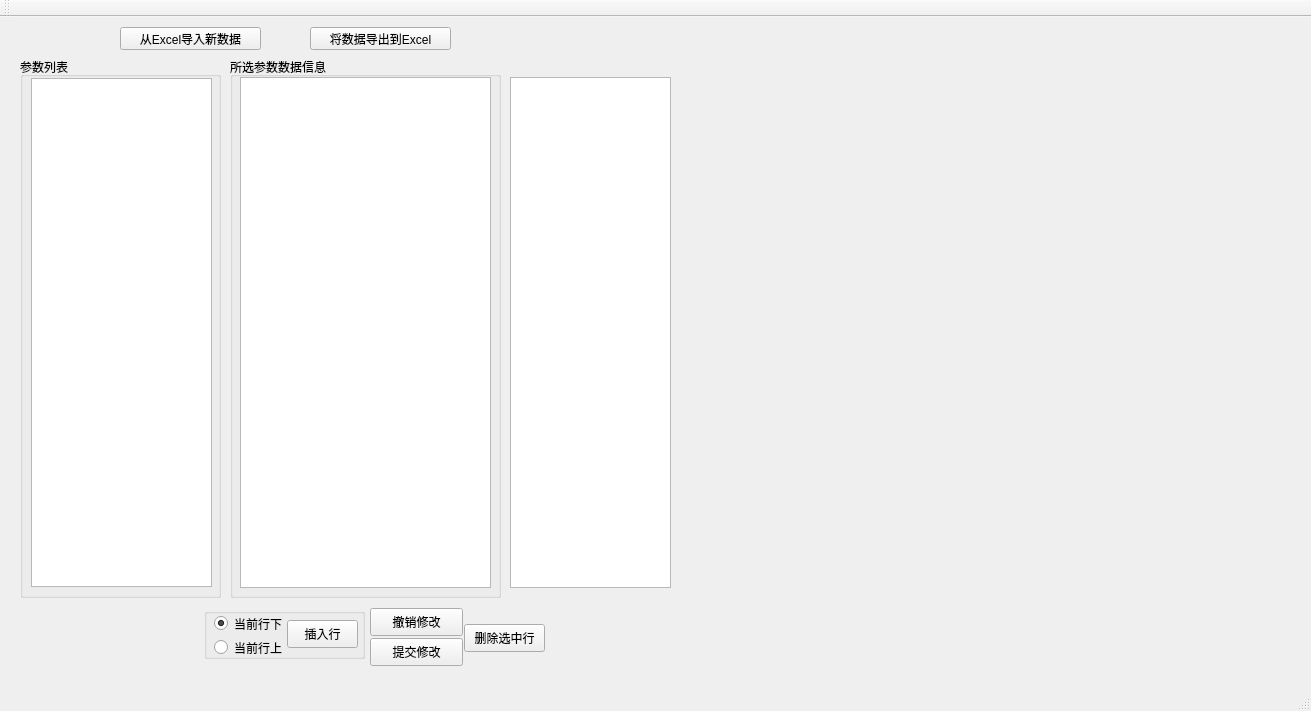
<?xml version="1.0" encoding="UTF-8"?>
<ui version="4.0">
 <class>FlyEditClass</class>
 <widget class="QMainWindow" name="FlyEditClass">
  <property name="geometry">
   <rect>
    <x>0</x>
    <y>0</y>
    <width>1311</width>
    <height>711</height>
   </rect>
  </property>
  <property name="windowTitle">
   <string>FlyEdit</string>
  </property>
  <widget class="QWidget" name="centralWidget">
   <widget class="QPushButton" name="pushButton_Submit">
    <property name="geometry">
     <rect>
      <x>370</x>
      <y>621</y>
      <width>93</width>
      <height>28</height>
     </rect>
    </property>
    <property name="text">
     <string>提交修改</string>
    </property>
   </widget>
   <widget class="QPushButton" name="pushButton_ReMod">
    <property name="geometry">
     <rect>
      <x>370</x>
      <y>591</y>
      <width>93</width>
      <height>28</height>
     </rect>
    </property>
    <property name="text">
     <string>撤销修改</string>
    </property>
   </widget>
   <widget class="QPushButton" name="pushButton_DeleRow">
    <property name="geometry">
     <rect>
      <x>464</x>
      <y>607</y>
      <width>81</width>
      <height>28</height>
     </rect>
    </property>
    <property name="text">
     <string>删除选中行</string>
    </property>
   </widget>
   <widget class="QGroupBox" name="groupBox">
    <property name="geometry">
     <rect>
      <x>204</x>
      <y>591</y>
      <width>161</width>
      <height>51</height>
     </rect>
    </property>
    <property name="title">
     <string/>
    </property>
    <widget class="QRadioButton" name="radioButton_Down">
     <property name="geometry">
      <rect>
       <x>10</x>
       <y>6</y>
       <width>81</width>
       <height>19</height>
      </rect>
     </property>
     <property name="text">
      <string>当前行下</string>
     </property>
     <property name="checked">
      <bool>true</bool>
     </property>
    </widget>
    <widget class="QRadioButton" name="radioButton_Up">
     <property name="geometry">
      <rect>
       <x>10</x>
       <y>30</y>
       <width>81</width>
       <height>19</height>
      </rect>
     </property>
     <property name="text">
      <string>当前行上</string>
     </property>
    </widget>
    <widget class="QPushButton" name="pushButton_InsRow">
     <property name="geometry">
      <rect>
       <x>83</x>
       <y>12</y>
       <width>71</width>
       <height>28</height>
      </rect>
     </property>
     <property name="text">
      <string>插入行</string>
     </property>
    </widget>
   </widget>
   <widget class="QPushButton" name="pushButton_ImportExcel">
    <property name="geometry">
     <rect>
      <x>120</x>
      <y>10</y>
      <width>141</width>
      <height>23</height>
     </rect>
    </property>
    <property name="text">
     <string>从Excel导入新数据</string>
    </property>
   </widget>
   <widget class="QPushButton" name="pushButton_ExportToExcel">
    <property name="geometry">
     <rect>
      <x>310</x>
      <y>10</y>
      <width>141</width>
      <height>23</height>
     </rect>
    </property>
    <property name="text">
     <string>将数据导出到Excel</string>
    </property>
   </widget>
   <widget class="QGroupBox" name="groupBox_2">
    <property name="geometry">
     <rect>
      <x>20</x>
      <y>40</y>
      <width>201</width>
      <height>541</height>
     </rect>
    </property>
    <property name="title">
     <string>参数列表</string>
    </property>
    <widget class="QTreeView" name="treeView_paraList">
     <property name="geometry">
      <rect>
       <x>11</x>
       <y>21</y>
       <width>181</width>
       <height>509</height>
      </rect>
     </property>
    </widget>
   </widget>
   <widget class="QGroupBox" name="groupBox_3">
    <property name="geometry">
     <rect>
      <x>230</x>
      <y>40</y>
      <width>271</width>
      <height>541</height>
     </rect>
    </property>
    <property name="title">
     <string>所选参数数据信息</string>
    </property>
    <widget class="QTableView" name="tableView_Para1">
     <property name="geometry">
      <rect>
       <x>10</x>
       <y>20</y>
       <width>251</width>
       <height>511</height>
      </rect>
     </property>
     <property name="sizePolicy">
      <sizepolicy hsizetype="Expanding" vsizetype="Expanding">
       <horstretch>0</horstretch>
       <verstretch>0</verstretch>
      </sizepolicy>
     </property>
     <property name="dragEnabled">
      <bool>false</bool>
     </property>
    </widget>
   </widget>
   <widget class="QTableWidget" name="tableWidget_paraListCheck">
    <property name="geometry">
     <rect>
      <x>510</x>
      <y>60</y>
      <width>161</width>
      <height>511</height>
     </rect>
    </property>
   </widget>
   <widget class="QCustomPlot" name="customPlot_paraCheckedOriginal" native="true">
    <property name="geometry">
     <rect>
      <x>684</x>
      <y>13</y>
      <width>611</width>
      <height>321</height>
     </rect>
    </property>
   </widget>
   <widget class="QCustomPlot" name="customPlot_paraCheckedNormalization" native="true">
    <property name="geometry">
     <rect>
      <x>684</x>
      <y>337</y>
      <width>611</width>
      <height>311</height>
     </rect>
    </property>
   </widget>
   <zorder>groupBox_3</zorder>
   <zorder>pushButton_Submit</zorder>
   <zorder>pushButton_ReMod</zorder>
   <zorder>pushButton_DeleRow</zorder>
   <zorder>groupBox</zorder>
   <zorder>pushButton_ImportExcel</zorder>
   <zorder>pushButton_ExportToExcel</zorder>
   <zorder>groupBox_2</zorder>
   <zorder>tableWidget_paraListCheck</zorder>
   <zorder>customPlot_paraCheckedOriginal</zorder>
   <zorder>customPlot_paraCheckedNormalization</zorder>
  </widget>
  <widget class="QMenuBar" name="menuBar">
   <property name="geometry">
    <rect>
     <x>0</x>
     <y>0</y>
     <width>1311</width>
     <height>23</height>
    </rect>
   </property>
  </widget>
  <widget class="QToolBar" name="mainToolBar">
   <attribute name="toolBarArea">
    <enum>TopToolBarArea</enum>
   </attribute>
   <attribute name="toolBarBreak">
    <bool>false</bool>
   </attribute>
  </widget>
  <widget class="QStatusBar" name="statusBar"/>
 </widget>
 <layoutdefault spacing="6" margin="11"/>
 <customwidgets>
  <customwidget>
   <class>QCustomPlot</class>
   <extends>QWidget</extends>
   <header>qcustomplot.h</header>
   <container>1</container>
  </customwidget>
 </customwidgets>
 <resources>
  <include location="flyedit.qrc"/>
 </resources>
 <connections/>
</ui>
